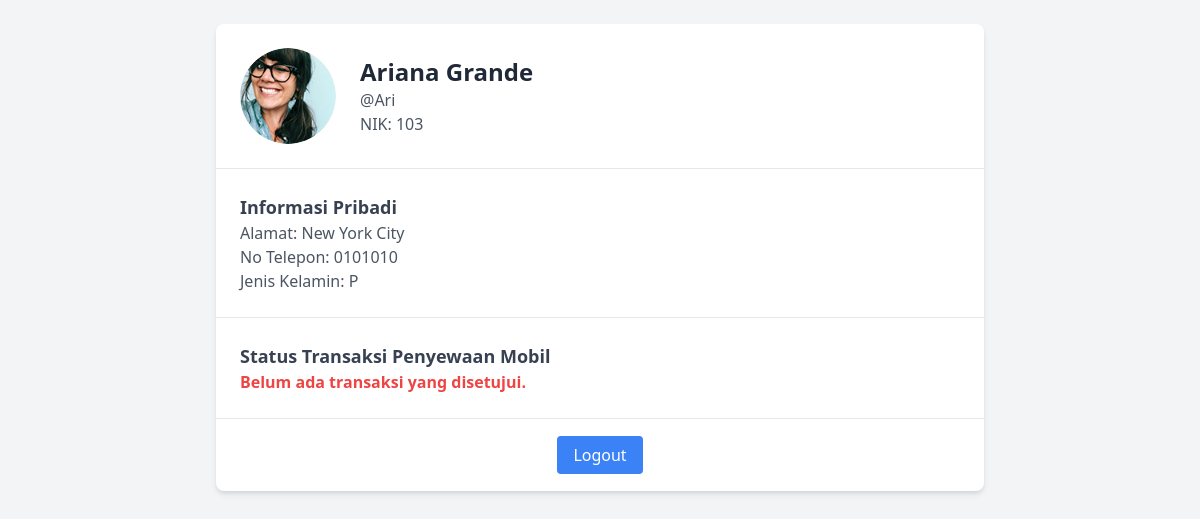
The app's page /profil.php (signed in) with its own data.
### tables this page shows
CREATE TABLE `tb_member` (
  `nik` int(11) NOT NULL,
  `nama` varchar(100) NOT NULL,
  `jk` enum('L','P') NOT NULL,
  `telp` varchar(15) DEFAULT NULL,
  `alamat` text DEFAULT NULL,
  `username` varchar(50) NOT NULL,
  `pass` varchar(255) NOT NULL
);

### profil.php (the view, shortened to what this page needs)
<!DOCTYPE html>
<html lang="en">
<head>
    <link href="https://cdn.jsdelivr.net/npm/tailwindcss@2.2.19/dist/tailwind.min.css" rel="stylesheet">
</head>
<body class="bg-gray-100">
    <?php
    include 'koneksi.php';
    $username = $_SESSION['username'];
    $sql = "SELECT * FROM tb_member WHERE username = ?";
    $stmt = $koneksi->prepare($sql);
    if ($stmt) {
        $stmt->bind_param('s', $username);
        $stmt->execute();
        $result = $stmt->get_result();
        if ($result && $result->num_rows > 0) {
            $member = $result->fetch_assoc();
        } else {
            echo "<p class='text-center text-red-500 mt-6'>Member tidak ditemukan.</p>";
            exit;
        }
    } else {
        echo "<p class='text-center text-red-500 mt-6'>Gagal mengambil data member.</p>";
        exit;
    }
    $sql_transaksi = "SELECT * FROM tb_transaksi WHERE nik = ? AND status = 'approved'";
    $stmt_transaksi = $koneksi->prepare($sql_transaksi);
    if ($stmt_transaksi) {
        $stmt_transaksi->bind_param('s', $member['nik']);
        $stmt_transaksi->execute();
        $result_transaksi = $stmt_transaksi->get_result();
        $transaksi = $result_transaksi ? $result_transaksi->fetch_assoc() : null;
    } else {
        $transaksi = null;
    }
    ?>
    <div class="container mx-auto p-6">
        <div class="max-w-3xl mx-auto bg-white shadow-md rounded-lg overflow-hidden">
            <div class="flex items-center p-6">
                <div class="w-24 h-24 rounded-full overflow-hidden">
                    <?php if (!empty($member['foto'])): ?>
                        <img src="../img/<?php echo $member['foto']; ?>" alt="Foto Profil" class="w-full h-full object-cover">
                    <?php else: ?>
                        <img src="img/pp.png" alt="Foto Default" class="w-full h-full object-cover">
                    <?php endif; ?>
                </div>
                <div class="ml-6">
                    <h1 class="text-2xl font-bold text-gray-800"><?php echo htmlspecialchars($member['nama']); ?></h1>
                    <p class="text-gray-600">@<?php echo htmlspecialchars($member['username']); ?></p>
                    <p class="text-gray-600">NIK: <?php echo htmlspecialchars($member['nik']); ?></p>
                </div>
            </div>
            <div class="p-6 border-t">
                <h2 class="text-lg font-semibold text-gray-700">Informasi Pribadi</h2>
                <p class="text-gray-600">Alamat: <?php echo htmlspecialchars($member['alamat']); ?></p>
                <p class="text-gray-600">No Telepon: <?php echo htmlspecialchars($member['telp']); ?></p>
                <p class="text-gray-600">Jenis Kelamin: <?php echo htmlspecialchars($member['jk']); ?></p>
            </div>
            <div class="p-6 border-t">
                <h2 class="text-lg font-semibold text-gray-700">Status Transaksi Penyewaan Mobil</h2>
                <?php if ($transaksi): ?>
                    <p class="text-gray-600">Status: <span class="text-green-500 font-bold">Disetujui</span></p>
                    <p class="text-gray-600">Tanggal Sewa: <?php echo htmlspecialchars($transaksi['tgl_sewa']); ?></p>
                    <p class="text-gray-600">Tanggal Kembali: <?php echo htmlspecialchars($transaksi['tgl_kembali']); ?></p>
                    <p class="text-gray-600">Total Bayar: Rp<?php echo number_format($transaksi['total_bayar'], 0, ',', '.'); ?></p>
                <?php else: ?>
                    <p class="text-red-500 font-bold">Belum ada transaksi yang disetujui.</p>
                <?php endif; ?>
            </div>
            <div class="p-6 border-t text-center">
                <a href="../akun/logout.php" class="px-4 py-2 bg-blue-500 text-white rounded hover:bg-blue-600">Logout</a>
            </div>
        </div>
    </div>
</body>
</html>

### records on screen
tb_member: nama "Ariana Grande", username "Ari", nik "103", alamat "New York City", telp "0101010", jk "P"
